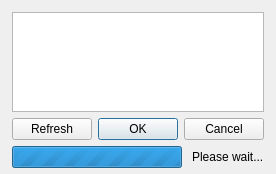
<?xml version="1.0" encoding="UTF-8"?>
<ui version="4.0">
 <class>DeviceSelectionDialog</class>
 <widget class="QDialog" name="DeviceSelectionDialog">
  <property name="geometry">
   <rect>
    <x>0</x>
    <y>0</y>
    <width>268</width>
    <height>174</height>
   </rect>
  </property>
  <property name="windowTitle">
   <string>Device Selection</string>
  </property>
  <property name="windowIcon">
   <iconset resource="Resources.qrc">
    <normaloff>:/Icon/Icons.ico</normaloff>:/Icon/Icons.ico</iconset>
  </property>
  <layout class="QVBoxLayout" name="verticalLayout">
   <property name="spacing">
    <number>6</number>
   </property>
   <property name="sizeConstraint">
    <enum>QLayout::SetMinAndMaxSize</enum>
   </property>
   <property name="leftMargin">
    <number>12</number>
   </property>
   <property name="topMargin">
    <number>12</number>
   </property>
   <property name="rightMargin">
    <number>12</number>
   </property>
   <property name="bottomMargin">
    <number>6</number>
   </property>
   <item>
    <widget class="QListWidget" name="listWidget">
     <property name="frameShadow">
      <enum>QFrame::Plain</enum>
     </property>
     <property name="currentRow">
      <number>-1</number>
     </property>
    </widget>
   </item>
   <item>
    <layout class="QHBoxLayout" name="horizontalLayout_2">
     <property name="spacing">
      <number>-1</number>
     </property>
     <property name="leftMargin">
      <number>0</number>
     </property>
     <item>
      <widget class="QPushButton" name="refreshPushButton">
       <property name="text">
        <string>Refresh</string>
       </property>
      </widget>
     </item>
     <item>
      <widget class="QDialogButtonBox" name="buttonBox">
       <property name="orientation">
        <enum>Qt::Horizontal</enum>
       </property>
       <property name="standardButtons">
        <set>QDialogButtonBox::Cancel|QDialogButtonBox::Ok</set>
       </property>
      </widget>
     </item>
    </layout>
   </item>
   <item>
    <layout class="QHBoxLayout" name="waitHorizontalLayout">
     <property name="spacing">
      <number>10</number>
     </property>
     <item>
      <widget class="QProgressBar" name="progressBar">
       <property name="maximum">
        <number>0</number>
       </property>
       <property name="value">
        <number>-1</number>
       </property>
       <property name="textVisible">
        <bool>false</bool>
       </property>
       <property name="invertedAppearance">
        <bool>false</bool>
       </property>
       <property name="format">
        <string/>
       </property>
      </widget>
     </item>
     <item>
      <widget class="QLabel" name="waitLabel">
       <property name="text">
        <string>Please wait...</string>
       </property>
      </widget>
     </item>
    </layout>
   </item>
  </layout>
 </widget>
 <tabstops>
  <tabstop>listWidget</tabstop>
  <tabstop>refreshPushButton</tabstop>
 </tabstops>
 <resources>
  <include location="Resources.qrc"/>
 </resources>
 <connections>
  <connection>
   <sender>buttonBox</sender>
   <signal>accepted()</signal>
   <receiver>DeviceSelectionDialog</receiver>
   <slot>accept()</slot>
   <hints>
    <hint type="sourcelabel">
     <x>248</x>
     <y>254</y>
    </hint>
    <hint type="destinationlabel">
     <x>157</x>
     <y>274</y>
    </hint>
   </hints>
  </connection>
  <connection>
   <sender>buttonBox</sender>
   <signal>rejected()</signal>
   <receiver>DeviceSelectionDialog</receiver>
   <slot>reject()</slot>
   <hints>
    <hint type="sourcelabel">
     <x>316</x>
     <y>260</y>
    </hint>
    <hint type="destinationlabel">
     <x>286</x>
     <y>274</y>
    </hint>
   </hints>
  </connection>
 </connections>
</ui>
